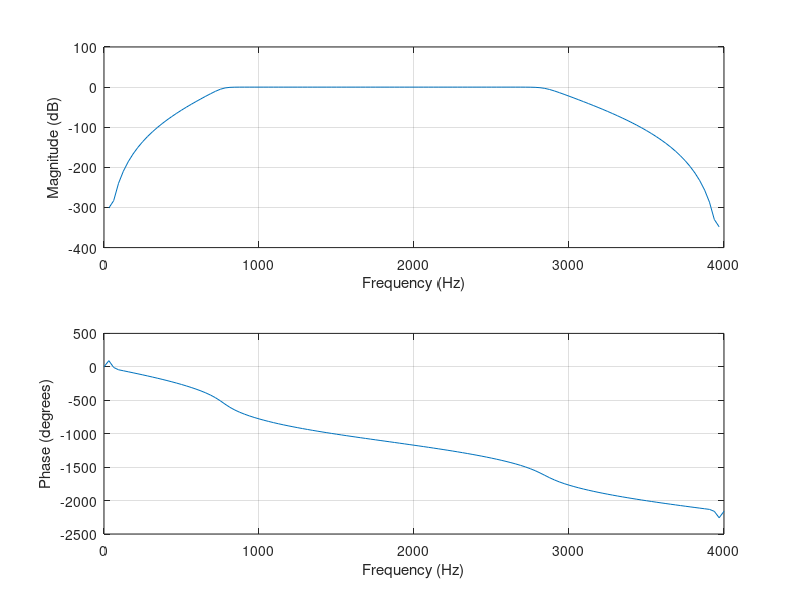
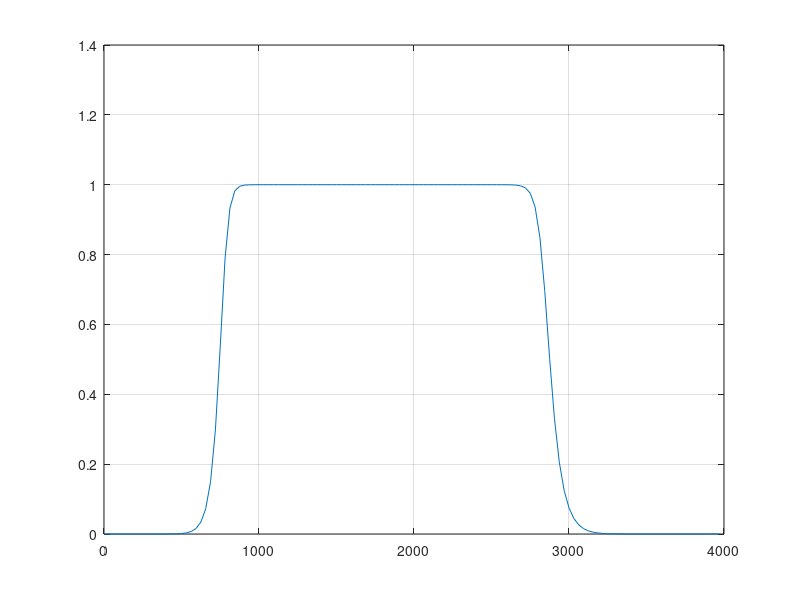
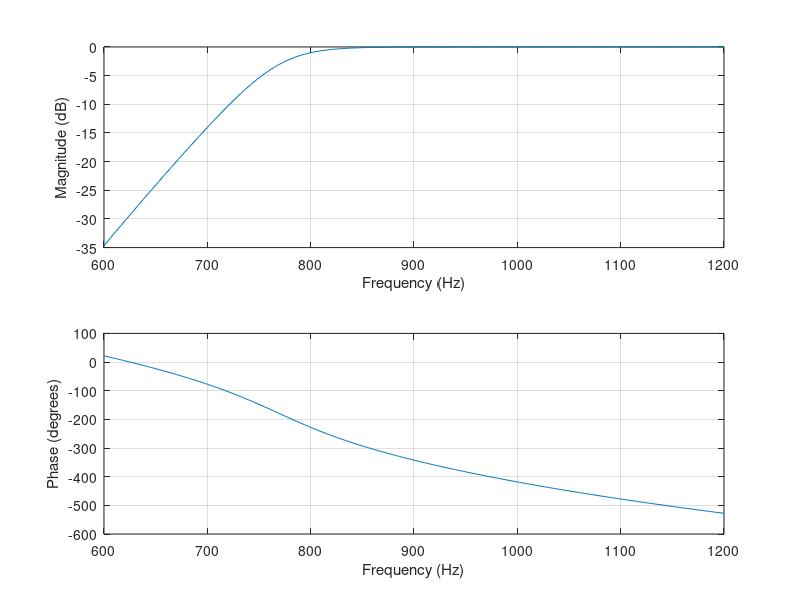
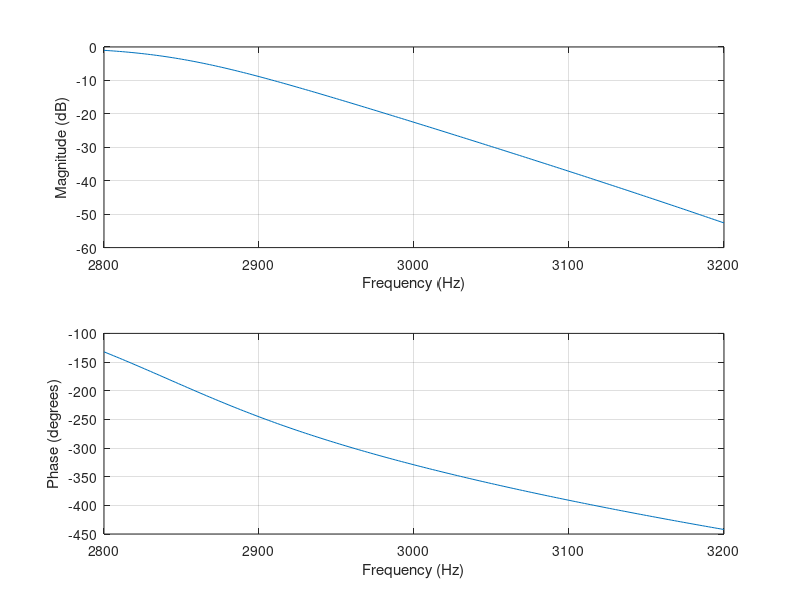

Here is the MATLAB script that generated these plots, in order:
%with pass band ripples = 1 dB and minimum stop band attenuation of 50 dB. The
%sampling frequency for the filter is 8000 Hz;
clc
clear
close all
[n,w]=buttord([800/4000,2800/4000],[400/4000, 3200/4000],1,50); %Wp = [.2 .7], Ws = [.1 .8]  buttord(Wp,Ws,Rp,Rs
[b,a]=butter(n,w,'bandpass');
figure(1);
freqz(b,a,128,8000);
figure(2);
[h,w]=freqz(b,a,128,8000);
plot(w,abs(h));
grid;
figure(3);
f=600:2:1200;
freqz(b,a,f,8000); % Transition Band
figure(4);
f=2800:2:3200;
freqz(b,a,f,8000); % Transition Band
figure(5);
zplane(b,a);